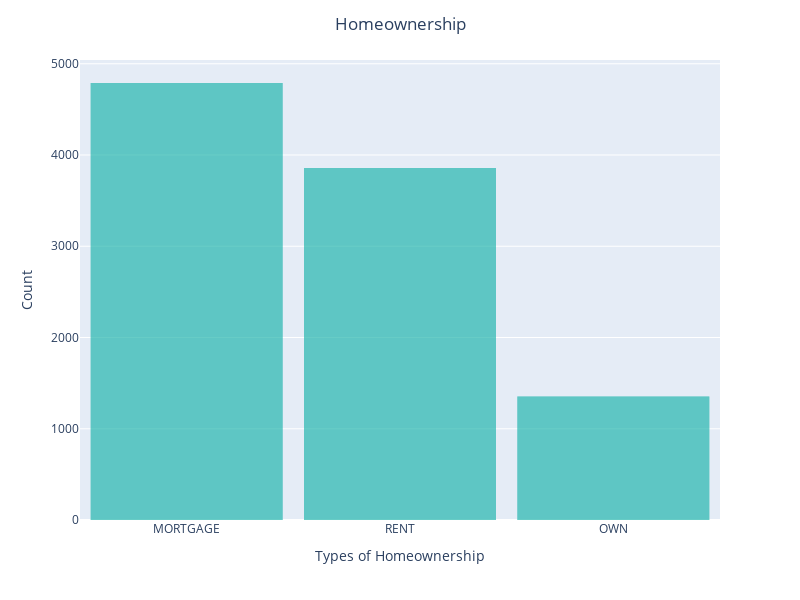

Notebook code for this chart:
### Markdown cell above
**Q7** Can you figure out how to add x labels, y labels, and a title to this graph?

### Code cell
fig = px.bar(DF,
            x='homeownership',
            color_discrete_sequence=['lightseagreen'])
fig.update_traces(dict(marker_line_width=0))
fig.update_layout(bargap=0.1,
                  title='Homeownership',
                  title_x=0.5,
                  xaxis_title="Types of Homeownership",
                  yaxis_title="Count",
                  autosize=False,
                  width=800,
                  height=600)
fig.show()

### Figure 1 — Plotly figure (JSON) as saved in the notebook; plotly's stock layout.template omitted (floating-point values rounded to 4 significant figures; data arrays with more than 128 entries replaced by an {"elided": "..."} marker saying what was removed)
{"data": [{"alignmentgroup": "True", "hovertemplate": "homeownership=%{x}<br>count=%{y}<extra></extra>", "legendgroup": "", "marker": {"color": "lightseagreen", "line": {"width": 0}, "pattern": {"shape": ""}}, "name": "", "offsetgroup": "", "orientation": "v", "showlegend": false, "textposition": "auto", "type": "bar", "x": {"elided": "10000 str values"}, "xaxis": "x", "y": {"elided": "10000 int values"}, "yaxis": "y"}], "layout": {"autosize": false, "bargap": 0.1, "barmode": "relative", "height": 600, "legend": {"tracegroupgap": 0}, "margin": {"t": 60}, "title": {"text": "Homeownership", "x": 0.5}, "width": 800, "xaxis": {"anchor": "y", "autorange": true, "domain": [0, 1], "range": [-0.5, 2.5], "title": {"text": "Types of Homeownership"}, "type": "category"}, "yaxis": {"anchor": "x", "autorange": true, "domain": [0, 1], "range": [0, 5041.0], "title": {"text": "Count"}, "type": "linear"}}}
